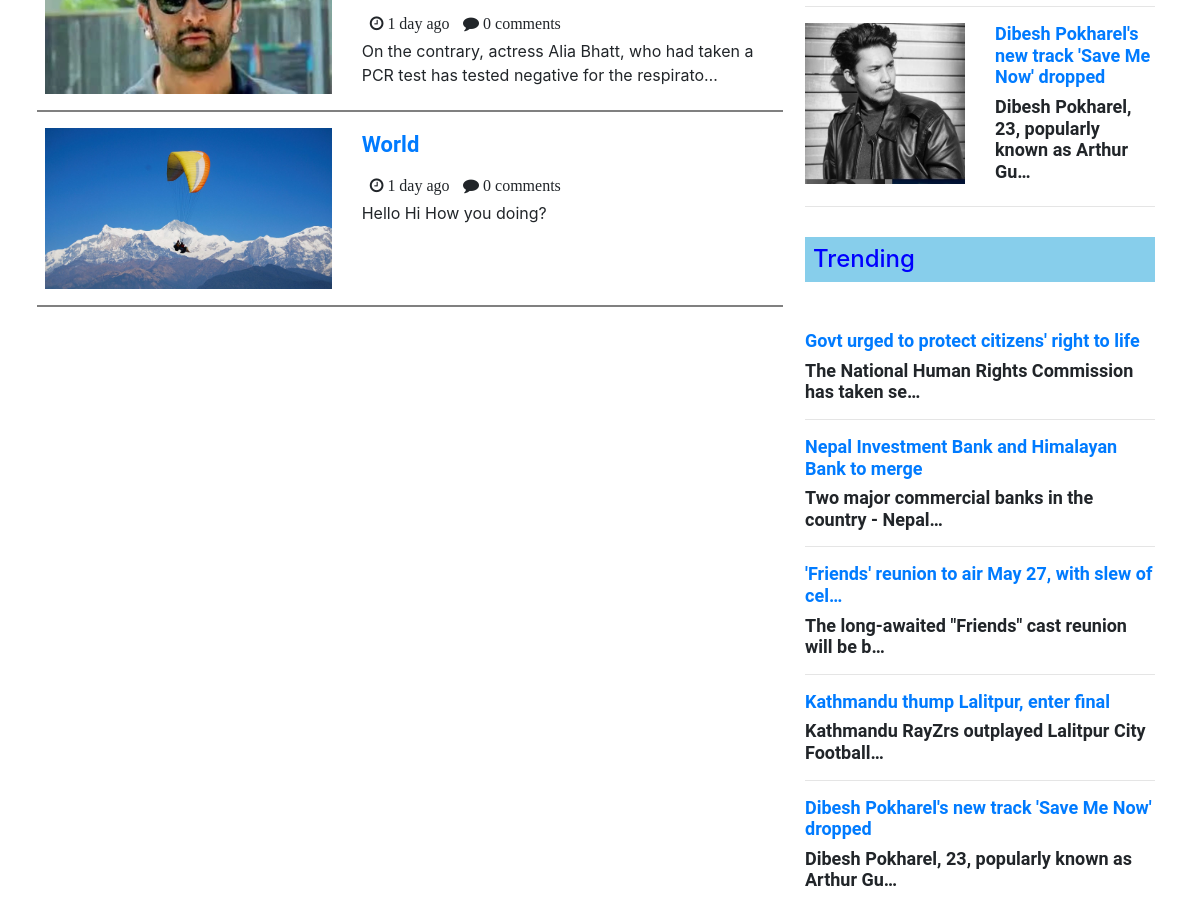
The app's page /entertainment/ (signed in, middle part), older data.
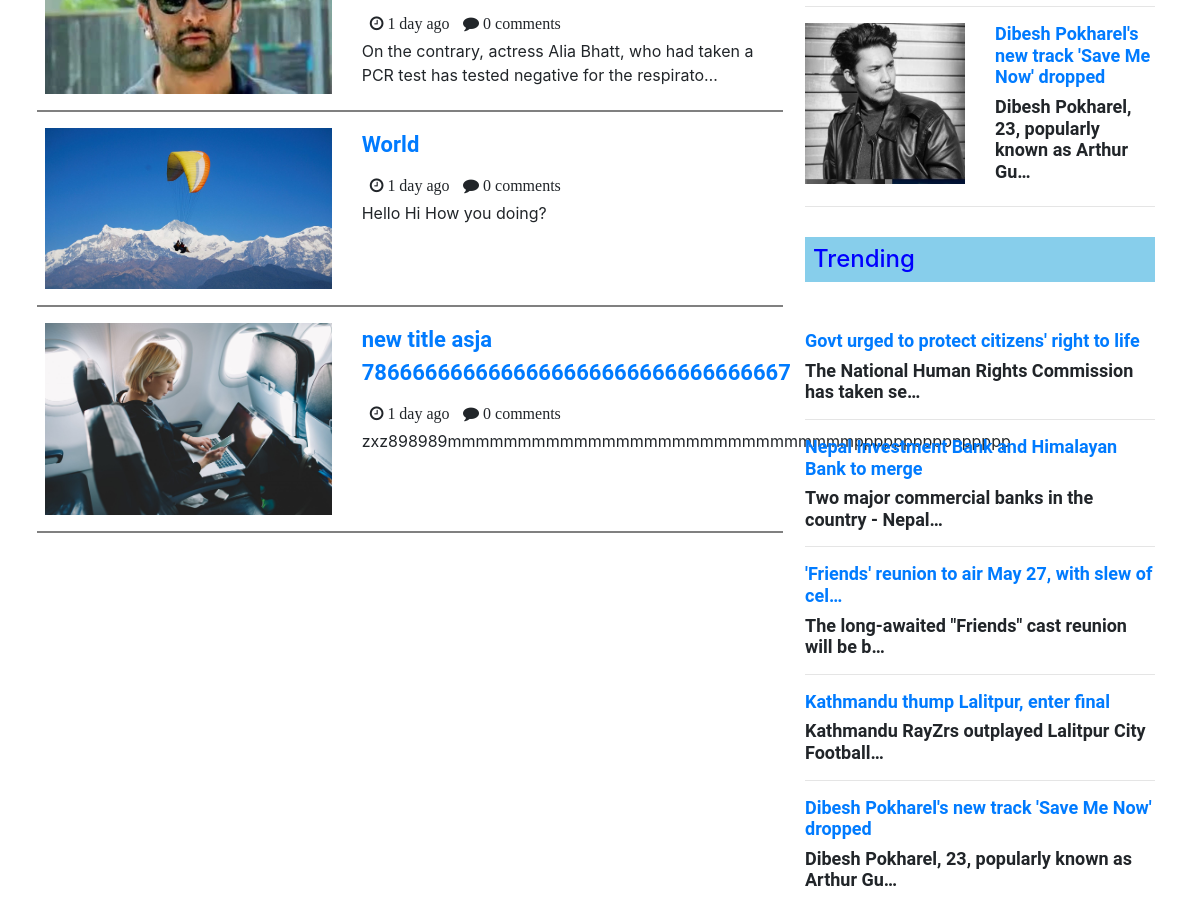
The same page, newer data.
### loginapp/models.py (models this page shows, shortened)
class Post(models.Model):
    title = models.TextField(max_length=None)
    header_image = models.ImageField(
        null=True, blank=True, upload_to="loginapp\static\Images")
    body = models.TextField(max_length=None)
    category = models.CharField(max_length=255, default='Politics')

### loginapp/views.py (the view)
# urls.py: path('entertainment/', EntertainmentView.as_view(), name="entertainment"),
class EntertainmentView(LoginRequiredMixin, ListView):
    model = Post
    template_name = 'loginapp/Html file/Entertainment.html'

### loginapp/templates/loginapp/Html file/Entertainment.html (shortened to what this page needs)
{% load static %}
<!DOCTYPE html>
<html>
  <head>
    <link rel="stylesheet" type="text/css" href="{% static 'css/news.css' %}" />
    <link
      rel="stylesheet"
      href="https://maxcdn.bootstrapcdn.com/bootstrap/4.5.2/css/bootstrap.min.css"
    />
    <link
      rel="stylesheet"
      href="https://cdnjs.cloudflare.com/ajax/libs/font-awesome/4.7.0/css/font-awesome.min.css"
    />
  </head>
  <body>
    <div class="container">
      <div class="row">
        <div class="col-lg-8 mt-5">
          {% for post in object_list %} {% if post.category == 'Entertainment'%}
          <div class="row">
            <div class="col-lg-5">
              {% if post.header_image %}
              <img src="{{ post.header_image.url }}" style="width: 100%" />
              {% else %}
              <img
                src="{% static 'Images/icon-image.png' %}"
                style="width: 100%; height: 150px; object-fit: cover;"
              />
              {% endif %}
            </div>
            <div class="col-lg-7">
              <a href="{% url 'article-detail' post.pk %}"><p class="title">{{ post.title|truncatechars:100 }}</p></a>
              <div class="row ml-2">
                <i class="fa fa-clock-o" aria-hidden="true"> 1 day ago</i>
                <i class="fa fa-comment" aria-hidden="true"> 0 comments</i>
              </div>
              {{ post.body|truncatechars:100 }}
            </div>
            <hr style="border: 1px solid grey; width: 98%" />
          </div>
          {% endif%} {% endfor %}
        </div>
        <div class="col-lg-4" id="most_viewed_news">
          {% for post in object_list %}
          {% if forloop.counter < 6  %}
          <div class="row">
            <div class="col-lg-6">
              {% if post.header_image %}
              <img
                src="{{ post.header_image.url }}"
                class="news_image"
              />
              {% else %}
              <img
                src="{% static 'Images/icon-image.png' %}"
                class="news_image"
                alt="..."
              />
              {% endif %}
            </div>
            <div class="col-lg-6">
              <a href="{% url 'article-detail' post.pk %}"><h5 style="font-family: Roboto; font-size: 18px; font-weight: bold;">{{ post.title|truncatechars:50 }}</h5></a>
              <h5 style="font-family: Roboto; font-size: 18px; font-weight: bold;">{{ post.body|truncatechars:50 }}</h5>
            </div>
          </div>
          <hr>
          {% endif %}
          {% endfor %}
          <h4 class="viewed_news px-2 py-2 mb-5">Trending</h4>
          {% for post in object_list %}
          {% if forloop.counter < 6  %}
          <a href="{% url 'article-detail' post.pk %}"><h5 style="font-family: Roboto; font-size: 18px; font-weight: bold;">{{ post.title|truncatechars:50 }}</h5></a>
          <h5 style="font-family: Roboto; font-size: 18px; font-weight: bold;">{{ post.body|truncatechars:50 }}</h5>
          <hr>
          {% endif %}
          {% endfor %}
      </div>
      </div>
    </div>
  </body>
</html>

Row changes from the older to the newer data that the page shows:
added Post: header_image (picture), title "new title asja 7866666666666666666666666666666667", body "zxz898989mmmmmmmmmmmmmmmmmmmmmmmmmmmmmpppppppppppppppp"
